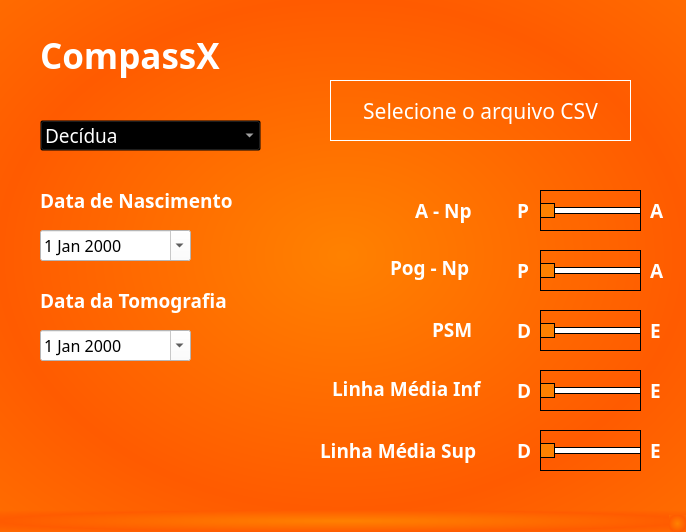
<?xml version="1.0" encoding="UTF-8"?>
<ui version="4.0">
 <class>MainWindow</class>
 <widget class="QMainWindow" name="MainWindow">
  <property name="enabled">
   <bool>true</bool>
  </property>
  <property name="geometry">
   <rect>
    <x>0</x>
    <y>0</y>
    <width>686</width>
    <height>532</height>
   </rect>
  </property>
  <property name="maximumSize">
   <size>
    <width>686</width>
    <height>532</height>
   </size>
  </property>
  <property name="cursor">
   <cursorShape>ArrowCursor</cursorShape>
  </property>
  <property name="windowTitle">
   <string notr="true">Compass X - Protocolo Compass3D 2023 Edition</string>
  </property>
  <property name="windowOpacity">
   <double>21.000000000000000</double>
  </property>
  <property name="styleSheet">
   <string notr="true">
background: qradialgradient(spread:reflect, cx:0.5, cy:0.5, radius:0.5, fx:0.5, fy:0.5, stop:0.00568182 rgba(255, 129, 0, 255), stop:1 rgba(255, 91, 0, 255))</string>
  </property>
  <property name="animated">
   <bool>true</bool>
  </property>
  <property name="documentMode">
   <bool>true</bool>
  </property>
  <property name="tabShape">
   <enum>QTabWidget::Rounded</enum>
  </property>
  <widget class="QWidget" name="centralwidget">
   <widget class="QLabel" name="label">
    <property name="geometry">
     <rect>
      <x>40</x>
      <y>10</y>
      <width>281</width>
      <height>91</height>
     </rect>
    </property>
    <property name="font">
     <font>
      <family>Sora bold</family>
      <pointsize>26</pointsize>
      <weight>50</weight>
      <italic>false</italic>
      <bold>false</bold>
     </font>
    </property>
    <property name="styleSheet">
     <string notr="true">color: white;
background: transparent;
font-weight: bold;
font: 26pt &quot;Sora bold&quot;;</string>
    </property>
    <property name="text">
     <string>CompassX</string>
    </property>
   </widget>
   <widget class="QSlider" name="ANP">
    <property name="geometry">
     <rect>
      <x>540</x>
      <y>190</y>
      <width>101</width>
      <height>41</height>
     </rect>
    </property>
    <property name="cursor">
     <cursorShape>PointingHandCursor</cursorShape>
    </property>
    <property name="styleSheet">
     <string notr="true">QSlider::handle:horizontal{
	background: #ff8100;
    border: 1px solid black;
}
QSlider:horizontal{
	background: transparent;
	border: 1px solid black;
}
QSlider::add-page{
	border:1px solid black;
	background: white;
}
QSlider::sub-page{
	border:1px solid black;
	background:  #ff9c38;
}</string>
    </property>
    <property name="maximum">
     <number>1</number>
    </property>
    <property name="orientation">
     <enum>Qt::Horizontal</enum>
    </property>
   </widget>
   <widget class="QLabel" name="label_2">
    <property name="geometry">
     <rect>
      <x>40</x>
      <y>180</y>
      <width>211</width>
      <height>41</height>
     </rect>
    </property>
    <property name="font">
     <font>
      <family>Sora</family>
      <pointsize>14</pointsize>
      <weight>75</weight>
      <bold>true</bold>
     </font>
    </property>
    <property name="styleSheet">
     <string notr="true">background: transparent;
color: white;</string>
    </property>
    <property name="text">
     <string>Data de Nascimento</string>
    </property>
   </widget>
   <widget class="QLabel" name="label_3">
    <property name="geometry">
     <rect>
      <x>390</x>
      <y>247</y>
      <width>101</width>
      <height>41</height>
     </rect>
    </property>
    <property name="font">
     <font>
      <family>Sora</family>
      <pointsize>14</pointsize>
      <weight>75</weight>
      <bold>true</bold>
     </font>
    </property>
    <property name="styleSheet">
     <string notr="true">background: transparent;
color: white;</string>
    </property>
    <property name="text">
     <string>Pog - Np</string>
    </property>
   </widget>
   <widget class="QSlider" name="POGNP">
    <property name="geometry">
     <rect>
      <x>540</x>
      <y>250</y>
      <width>101</width>
      <height>41</height>
     </rect>
    </property>
    <property name="cursor">
     <cursorShape>PointingHandCursor</cursorShape>
    </property>
    <property name="styleSheet">
     <string notr="true">QSlider::handle:horizontal{
	background: #ff8100;
    border: 1px solid black;
}
QSlider:horizontal{
	background: transparent;
	border: 1px solid black;
}
QSlider::add-page{
	border:1px solid black;
	background: white;
}
QSlider::sub-page{
	border:1px solid black;
	background:  #ff9c38;
}</string>
    </property>
    <property name="maximum">
     <number>1</number>
    </property>
    <property name="orientation">
     <enum>Qt::Horizontal</enum>
    </property>
   </widget>
   <widget class="QLabel" name="label_4">
    <property name="geometry">
     <rect>
      <x>432</x>
      <y>309</y>
      <width>101</width>
      <height>41</height>
     </rect>
    </property>
    <property name="font">
     <font>
      <family>Sora</family>
      <pointsize>14</pointsize>
      <weight>75</weight>
      <bold>true</bold>
     </font>
    </property>
    <property name="styleSheet">
     <string notr="true">background: transparent;
color: white;</string>
    </property>
    <property name="text">
     <string>PSM</string>
    </property>
   </widget>
   <widget class="QSlider" name="GNMSP">
    <property name="geometry">
     <rect>
      <x>540</x>
      <y>310</y>
      <width>101</width>
      <height>41</height>
     </rect>
    </property>
    <property name="cursor">
     <cursorShape>PointingHandCursor</cursorShape>
    </property>
    <property name="styleSheet">
     <string notr="true">QSlider::handle:horizontal{
	background: #ff8100;
    border: 1px solid black;
}
QSlider:horizontal{
	background: transparent;
	border: 1px solid black;
}
QSlider::add-page{
	border:1px solid black;
	background: white;
}
QSlider::sub-page{
	border:1px solid black;
	background:  #ff9c38;
}</string>
    </property>
    <property name="maximum">
     <number>1</number>
    </property>
    <property name="orientation">
     <enum>Qt::Horizontal</enum>
    </property>
   </widget>
   <widget class="QSlider" name="LDM">
    <property name="geometry">
     <rect>
      <x>540</x>
      <y>370</y>
      <width>101</width>
      <height>41</height>
     </rect>
    </property>
    <property name="cursor">
     <cursorShape>PointingHandCursor</cursorShape>
    </property>
    <property name="styleSheet">
     <string notr="true">QSlider::handle:horizontal{
	background: #ff8100;
    border: 1px solid black;
}
QSlider:horizontal{
	background: transparent;
	border: 1px solid black;
}
QSlider::add-page{
	border:1px solid black;
	background: white;
}
QSlider::sub-page{
	border:1px solid black;
	background:  #ff9c38;
}</string>
    </property>
    <property name="maximum">
     <number>1</number>
    </property>
    <property name="orientation">
     <enum>Qt::Horizontal</enum>
    </property>
   </widget>
   <widget class="QSlider" name="UD">
    <property name="geometry">
     <rect>
      <x>540</x>
      <y>430</y>
      <width>101</width>
      <height>41</height>
     </rect>
    </property>
    <property name="cursor">
     <cursorShape>PointingHandCursor</cursorShape>
    </property>
    <property name="styleSheet">
     <string notr="true">QSlider::handle:horizontal{
	background: #ff8100;
    border: 1px solid black;
}
QSlider:horizontal{
	background: transparent;
	border: 1px solid black;
}
QSlider::add-page{
	border:1px solid black;
	background: white;
}
QSlider::sub-page{
	border:1px solid black;
	background:  #ff9c38;
}</string>
    </property>
    <property name="maximum">
     <number>1</number>
    </property>
    <property name="orientation">
     <enum>Qt::Horizontal</enum>
    </property>
   </widget>
   <widget class="QLabel" name="label_5">
    <property name="geometry">
     <rect>
      <x>332</x>
      <y>368</y>
      <width>161</width>
      <height>41</height>
     </rect>
    </property>
    <property name="font">
     <font>
      <family>Sora</family>
      <pointsize>14</pointsize>
      <weight>75</weight>
      <bold>true</bold>
     </font>
    </property>
    <property name="styleSheet">
     <string notr="true">background: transparent;
color: white;</string>
    </property>
    <property name="text">
     <string>Linha Média Inf</string>
    </property>
   </widget>
   <widget class="QLabel" name="label_6">
    <property name="geometry">
     <rect>
      <x>320</x>
      <y>430</y>
      <width>171</width>
      <height>41</height>
     </rect>
    </property>
    <property name="font">
     <font>
      <family>Sora</family>
      <pointsize>14</pointsize>
      <weight>75</weight>
      <bold>true</bold>
     </font>
    </property>
    <property name="styleSheet">
     <string notr="true">background: transparent;
color: white;</string>
    </property>
    <property name="text">
     <string>Linha Média Sup</string>
    </property>
   </widget>
   <widget class="QComboBox" name="DENTICAO">
    <property name="geometry">
     <rect>
      <x>40</x>
      <y>120</y>
      <width>221</width>
      <height>31</height>
     </rect>
    </property>
    <property name="font">
     <font>
      <family>Sora</family>
      <pointsize>14</pointsize>
     </font>
    </property>
    <property name="cursor">
     <cursorShape>PointingHandCursor</cursorShape>
    </property>
    <property name="styleSheet">
     <string notr="true">QComboBox{
	background: transparent;
	color: white;
}

QComboBox:hover{
	background: transparent;
}

QComboBox:selected{
	background: transparent;
}

QComboBox QListView{
	background: white;
}
</string>
    </property>
    <item>
     <property name="text">
      <string>Decídua</string>
     </property>
    </item>
    <item>
     <property name="text">
      <string>Mista</string>
     </property>
    </item>
    <item>
     <property name="text">
      <string>Permanente</string>
     </property>
    </item>
   </widget>
   <widget class="QDateEdit" name="NASCIMENTO">
    <property name="geometry">
     <rect>
      <x>40</x>
      <y>230</y>
      <width>151</width>
      <height>31</height>
     </rect>
    </property>
    <property name="sizePolicy">
     <sizepolicy hsizetype="Minimum" vsizetype="Maximum">
      <horstretch>0</horstretch>
      <verstretch>0</verstretch>
     </sizepolicy>
    </property>
    <property name="font">
     <font>
      <family>Sora</family>
      <pointsize>12</pointsize>
      <weight>50</weight>
      <bold>false</bold>
     </font>
    </property>
    <property name="cursor">
     <cursorShape>PointingHandCursor</cursorShape>
    </property>
    <property name="styleSheet">
     <string notr="true">QDateEdit{
	background: white;
	justify-content: center;
}

QDateEdit QWidget{
	background: white;
	color: black;
}</string>
    </property>
    <property name="calendarPopup">
     <bool>true</bool>
    </property>
   </widget>
   <widget class="QLabel" name="label_8">
    <property name="geometry">
     <rect>
      <x>40</x>
      <y>280</y>
      <width>191</width>
      <height>41</height>
     </rect>
    </property>
    <property name="font">
     <font>
      <family>Sora</family>
      <pointsize>14</pointsize>
      <weight>75</weight>
      <bold>true</bold>
     </font>
    </property>
    <property name="styleSheet">
     <string notr="true">background: transparent;
color: white;</string>
    </property>
    <property name="text">
     <string>Data da Tomografia</string>
    </property>
   </widget>
   <widget class="QDateEdit" name="TOMOGRAFIA">
    <property name="geometry">
     <rect>
      <x>40</x>
      <y>330</y>
      <width>151</width>
      <height>31</height>
     </rect>
    </property>
    <property name="sizePolicy">
     <sizepolicy hsizetype="Minimum" vsizetype="Maximum">
      <horstretch>0</horstretch>
      <verstretch>0</verstretch>
     </sizepolicy>
    </property>
    <property name="font">
     <font>
      <family>Sora</family>
      <pointsize>12</pointsize>
      <weight>50</weight>
      <bold>false</bold>
     </font>
    </property>
    <property name="cursor">
     <cursorShape>PointingHandCursor</cursorShape>
    </property>
    <property name="styleSheet">
     <string notr="true">QDateEdit{
	background: white;
	justify-content: center;
}

QDateEdit QWidget{
	background: white;
	color: black;
}</string>
    </property>
    <property name="calendarPopup">
     <bool>true</bool>
    </property>
   </widget>
   <widget class="QLabel" name="label_9">
    <property name="geometry">
     <rect>
      <x>415</x>
      <y>190</y>
      <width>101</width>
      <height>41</height>
     </rect>
    </property>
    <property name="font">
     <font>
      <family>Sora</family>
      <pointsize>14</pointsize>
      <weight>75</weight>
      <bold>true</bold>
     </font>
    </property>
    <property name="styleSheet">
     <string notr="true">background: transparent;
color: white;</string>
    </property>
    <property name="frameShadow">
     <enum>QFrame::Sunken</enum>
    </property>
    <property name="text">
     <string>A - Np</string>
    </property>
   </widget>
   <widget class="QLabel" name="TXTFILE">
    <property name="geometry">
     <rect>
      <x>320</x>
      <y>90</y>
      <width>321</width>
      <height>41</height>
     </rect>
    </property>
    <property name="font">
     <font>
      <family>Sora</family>
      <pointsize>16</pointsize>
     </font>
    </property>
    <property name="cursor">
     <cursorShape>PointingHandCursor</cursorShape>
    </property>
    <property name="styleSheet">
     <string notr="true">background: transparent;
color: white;</string>
    </property>
    <property name="text">
     <string>Selecione o arquivo CSV</string>
    </property>
    <property name="alignment">
     <set>Qt::AlignCenter</set>
    </property>
   </widget>
   <widget class="QPushButton" name="BTNFILE">
    <property name="geometry">
     <rect>
      <x>330</x>
      <y>80</y>
      <width>301</width>
      <height>61</height>
     </rect>
    </property>
    <property name="cursor">
     <cursorShape>PointingHandCursor</cursorShape>
    </property>
    <property name="styleSheet">
     <string notr="true">background: transparent; border: 1px solid white</string>
    </property>
    <property name="text">
     <string/>
    </property>
   </widget>
   <widget class="QLabel" name="label_10">
    <property name="geometry">
     <rect>
      <x>517</x>
      <y>190</y>
      <width>16</width>
      <height>41</height>
     </rect>
    </property>
    <property name="font">
     <font>
      <family>Sora</family>
      <pointsize>14</pointsize>
      <weight>75</weight>
      <bold>true</bold>
     </font>
    </property>
    <property name="styleSheet">
     <string notr="true">background: transparent;
color: white;</string>
    </property>
    <property name="frameShadow">
     <enum>QFrame::Sunken</enum>
    </property>
    <property name="text">
     <string>P</string>
    </property>
   </widget>
   <widget class="QLabel" name="label_11">
    <property name="geometry">
     <rect>
      <x>650</x>
      <y>190</y>
      <width>16</width>
      <height>41</height>
     </rect>
    </property>
    <property name="font">
     <font>
      <family>Sora</family>
      <pointsize>14</pointsize>
      <weight>75</weight>
      <bold>true</bold>
     </font>
    </property>
    <property name="styleSheet">
     <string notr="true">background: transparent;
color: white;</string>
    </property>
    <property name="frameShadow">
     <enum>QFrame::Sunken</enum>
    </property>
    <property name="text">
     <string>A</string>
    </property>
   </widget>
   <widget class="QLabel" name="label_12">
    <property name="geometry">
     <rect>
      <x>517</x>
      <y>250</y>
      <width>16</width>
      <height>41</height>
     </rect>
    </property>
    <property name="font">
     <font>
      <family>Sora</family>
      <pointsize>14</pointsize>
      <weight>75</weight>
      <bold>true</bold>
     </font>
    </property>
    <property name="styleSheet">
     <string notr="true">background: transparent;
color: white;</string>
    </property>
    <property name="frameShadow">
     <enum>QFrame::Sunken</enum>
    </property>
    <property name="text">
     <string>P</string>
    </property>
   </widget>
   <widget class="QLabel" name="label_13">
    <property name="geometry">
     <rect>
      <x>650</x>
      <y>250</y>
      <width>16</width>
      <height>41</height>
     </rect>
    </property>
    <property name="font">
     <font>
      <family>Sora</family>
      <pointsize>14</pointsize>
      <weight>75</weight>
      <bold>true</bold>
     </font>
    </property>
    <property name="styleSheet">
     <string notr="true">background: transparent;
color: white;</string>
    </property>
    <property name="frameShadow">
     <enum>QFrame::Sunken</enum>
    </property>
    <property name="text">
     <string>A</string>
    </property>
   </widget>
   <widget class="QLabel" name="label_14">
    <property name="geometry">
     <rect>
      <x>517</x>
      <y>310</y>
      <width>16</width>
      <height>41</height>
     </rect>
    </property>
    <property name="font">
     <font>
      <family>Sora</family>
      <pointsize>14</pointsize>
      <weight>75</weight>
      <bold>true</bold>
     </font>
    </property>
    <property name="styleSheet">
     <string notr="true">background: transparent;
color: white;</string>
    </property>
    <property name="frameShadow">
     <enum>QFrame::Sunken</enum>
    </property>
    <property name="text">
     <string>D</string>
    </property>
   </widget>
   <widget class="QLabel" name="label_15">
    <property name="geometry">
     <rect>
      <x>650</x>
      <y>310</y>
      <width>16</width>
      <height>41</height>
     </rect>
    </property>
    <property name="font">
     <font>
      <family>Sora</family>
      <pointsize>14</pointsize>
      <weight>75</weight>
      <bold>true</bold>
     </font>
    </property>
    <property name="styleSheet">
     <string notr="true">background: transparent;
color: white;</string>
    </property>
    <property name="frameShadow">
     <enum>QFrame::Sunken</enum>
    </property>
    <property name="text">
     <string>E</string>
    </property>
   </widget>
   <widget class="QLabel" name="label_16">
    <property name="geometry">
     <rect>
      <x>517</x>
      <y>370</y>
      <width>16</width>
      <height>41</height>
     </rect>
    </property>
    <property name="font">
     <font>
      <family>Sora</family>
      <pointsize>14</pointsize>
      <weight>75</weight>
      <bold>true</bold>
     </font>
    </property>
    <property name="styleSheet">
     <string notr="true">background: transparent;
color: white;</string>
    </property>
    <property name="frameShadow">
     <enum>QFrame::Sunken</enum>
    </property>
    <property name="text">
     <string>D</string>
    </property>
   </widget>
   <widget class="QLabel" name="label_17">
    <property name="geometry">
     <rect>
      <x>650</x>
      <y>370</y>
      <width>16</width>
      <height>41</height>
     </rect>
    </property>
    <property name="font">
     <font>
      <family>Sora</family>
      <pointsize>14</pointsize>
      <weight>75</weight>
      <bold>true</bold>
     </font>
    </property>
    <property name="styleSheet">
     <string notr="true">background: transparent;
color: white;</string>
    </property>
    <property name="frameShadow">
     <enum>QFrame::Sunken</enum>
    </property>
    <property name="text">
     <string>E</string>
    </property>
   </widget>
   <widget class="QLabel" name="label_18">
    <property name="geometry">
     <rect>
      <x>650</x>
      <y>430</y>
      <width>16</width>
      <height>41</height>
     </rect>
    </property>
    <property name="font">
     <font>
      <family>Sora</family>
      <pointsize>14</pointsize>
      <weight>75</weight>
      <bold>true</bold>
     </font>
    </property>
    <property name="styleSheet">
     <string notr="true">background: transparent;
color: white;</string>
    </property>
    <property name="frameShadow">
     <enum>QFrame::Sunken</enum>
    </property>
    <property name="text">
     <string>E</string>
    </property>
   </widget>
   <widget class="QLabel" name="label_19">
    <property name="geometry">
     <rect>
      <x>517</x>
      <y>430</y>
      <width>16</width>
      <height>41</height>
     </rect>
    </property>
    <property name="font">
     <font>
      <family>Sora</family>
      <pointsize>14</pointsize>
      <weight>75</weight>
      <bold>true</bold>
     </font>
    </property>
    <property name="styleSheet">
     <string notr="true">background: transparent;
color: white;</string>
    </property>
    <property name="frameShadow">
     <enum>QFrame::Sunken</enum>
    </property>
    <property name="text">
     <string>D</string>
    </property>
   </widget>
  </widget>
  <widget class="QMenuBar" name="menubar">
   <property name="geometry">
    <rect>
     <x>0</x>
     <y>0</y>
     <width>686</width>
     <height>21</height>
    </rect>
   </property>
  </widget>
  <widget class="QStatusBar" name="statusbar"/>
 </widget>
 <resources/>
 <connections/>
</ui>
